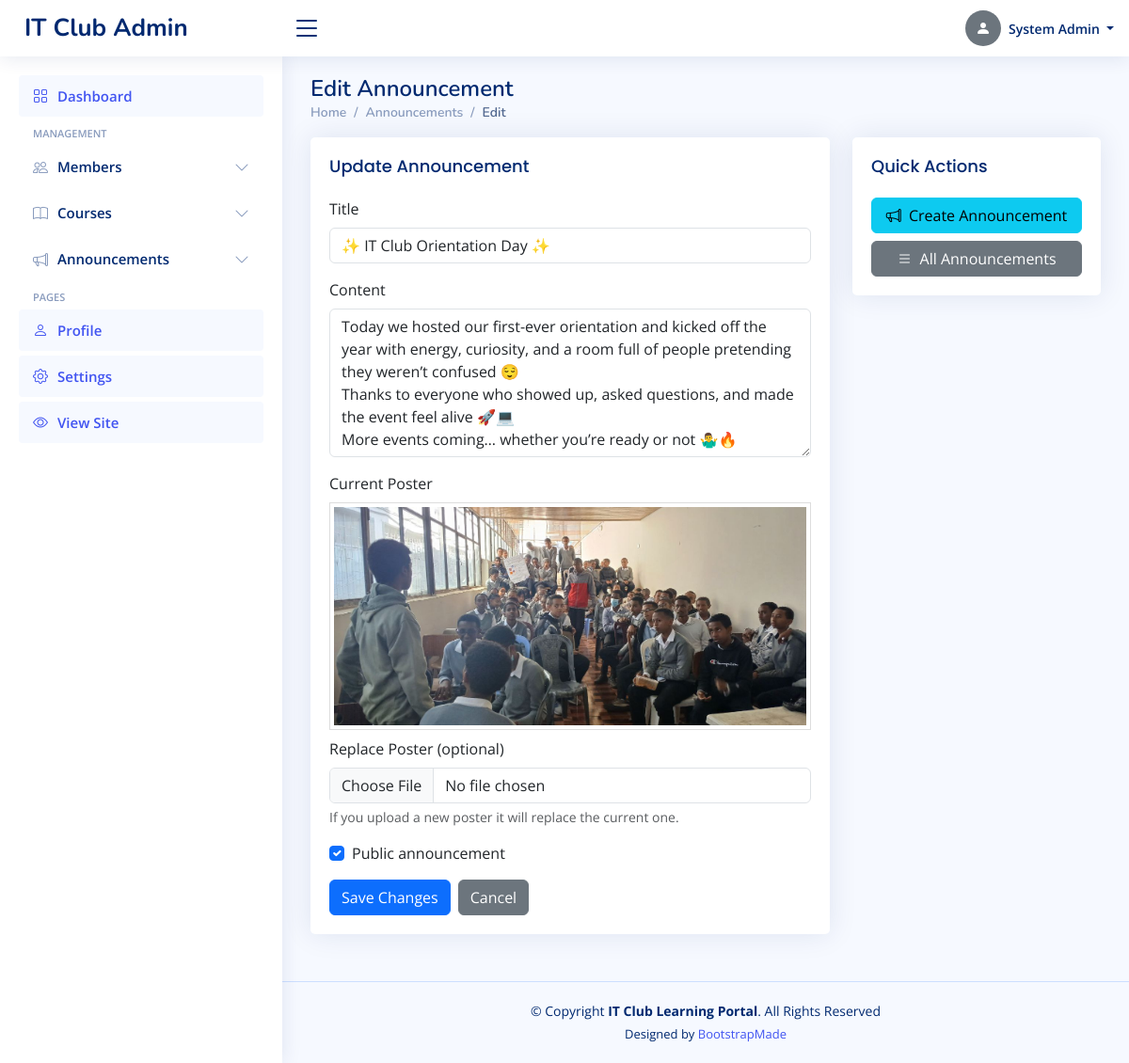
/admin/announcements/edit/1 (signed in), run on the app's committed database.
### tables this page shows
CREATE TABLE announcements (
        id INTEGER PRIMARY KEY AUTOINCREMENT,
        title TEXT NOT NULL,
        content TEXT NOT NULL,
        author_id INTEGER,
        is_public INTEGER DEFAULT 1,
        created_at TIMESTAMP DEFAULT CURRENT_TIMESTAMP, poster TEXT,
        FOREIGN KEY (author_id) REFERENCES admins (id)
    );

### app.py (the view, shortened to what this page needs)
@app.route('/admin/announcements/edit/<int:announcement_id>', methods=['GET', 'POST'])
@admin_required
def edit_announcement(announcement_id):
    db = get_db()
    announcement = db.execute('SELECT * FROM announcements WHERE id = ?', (announcement_id,)).fetchone()
    if not announcement:
        flash('Announcement not found.', 'error')
        return redirect(url_for('admin_announcements'))
    return render_template('admin/edit_announcement.html', announcement=announcement)

### app.py (called while the page is built)
def get_db():
    if 'db' not in g:
        g.db = sqlite3.connect(app.config['DATABASE'])
        g.db.row_factory = sqlite3.Row
    return g.db

def admin_required(f):
    @functools.wraps(f)
    def decorated(*args, **kwargs):
        if 'admin_id' not in session:
            flash('Admin login required.', 'error')
            return redirect(url_for('admin_login'))
        return f(*args, **kwargs)
    return decorated

### templates/admin/edit_announcement.html (shortened to what this page needs)
<!DOCTYPE html>
<html lang="en">
<head>
  <link href="{{ url_for('static', filename='vendor/bootstrap/css/bootstrap.min.css') }}" rel="stylesheet">
  <link href="{{ url_for('static', filename='vendor/bootstrap-icons/bootstrap-icons.css') }}" rel="stylesheet">
  <link href="{{ url_for('static', filename='vendor/boxicons/css/boxicons.min.css') }}" rel="stylesheet">
  <link href="{{ url_for('static', filename='vendor/quill/quill.snow.css') }}" rel="stylesheet">
  <link href="{{ url_for('static', filename='vendor/quill/quill.bubble.css') }}" rel="stylesheet">
  <link href="{{ url_for('static', filename='vendor/remixicon/remixicon.css') }}" rel="stylesheet">
  <link href="{{ url_for('static', filename='vendor/simple-datatables/style.css') }}" rel="stylesheet">
  <link href="{{ url_for('static', filename='css/style.css') }}" rel="stylesheet">
</head>
<body>
  <header id="header" class="header fixed-top d-flex align-items-center">
    <div class="d-flex align-items-center justify-content-between">
      <a href="{{ url_for('admin_dashboard') }}" class="logo d-flex align-items-center">
        <span class="d-none d-lg-block">IT Club Admin</span>
      </a>
      <i class="bi bi-list toggle-sidebar-btn"></i>
    </div>
    <nav class="header-nav ms-auto">
      <ul class="d-flex align-items-center">
        <li class="nav-item dropdown pe-3">
          <a class="nav-link nav-profile d-flex align-items-center pe-0" href="#" data-bs-toggle="dropdown">
            {% set _avatar_src = None %}
            {% if admin and admin.profile_picture %}
              {% if admin.profile_picture.startswith('http') or admin.profile_picture.startswith('/') %}
                {% set _avatar_src = admin.profile_picture %}
              {% else %}
                {% set _avatar_src = url_for('static', filename=admin.profile_picture) %}
              {% endif %}
            {% endif %}
            {% if _avatar_src %}
              <img src="{{ _avatar_src }}" alt="Profile" class="rounded-circle">
            {% else %}
              <div class="rounded-circle bg-secondary d-flex align-items-center justify-content-center" style="width:38px;height:38px;">
                <i class="bi bi-person-fill text-white"></i>
              </div>
            {% endif %}
            <span class="d-none d-md-block dropdown-toggle ps-2">
              {{ session.get('admin_name', 'Admin') }}
            </span>
          </a>
        </li>
      </ul>
    </nav>
  </header>
  <aside id="sidebar" class="sidebar">
    <ul class="sidebar-nav" id="sidebar-nav">
      <li class="nav-item">
        <a class="nav-link active" href="{{ url_for('admin_dashboard') }}">
          <i class="bi bi-grid"></i>
          <span>Dashboard</span>
        </a>
      </li>
      <li class="nav-heading">Management</li>
      <li class="nav-item">
        <a class="nav-link collapsed" data-bs-target="#members-nav" data-bs-toggle="collapse" href="#">
          <i class="bi bi-people"></i><span>Members</span><i class="bi bi-chevron-down ms-auto"></i>
        </a>
      </li>
      <li class="nav-item">
        <a class="nav-link collapsed" data-bs-target="#courses-nav" data-bs-toggle="collapse" href="#">
          <i class="bi bi-book"></i><span>Courses</span><i class="bi bi-chevron-down ms-auto"></i>
        </a>
      </li>
      <li class="nav-item">
        <a class="nav-link collapsed" data-bs-target="#announcements-nav" data-bs-toggle="collapse" href="#">
          <i class="bi bi-megaphone"></i><span>Announcements</span><i class="bi bi-chevron-down ms-auto"></i>
        </a>
      </li>
      <li class="nav-heading">Pages</li>
      <li class="nav-item">
        <a class="nav-link" href="{{ url_for('admin_profile') }}">
          <i class="bi bi-person"></i>
          <span>Profile</span>
        </a>
      </li>
      <li class="nav-item">
        <a class="nav-link" href="{{ url_for('admin_settings') }}">
          <i class="bi bi-gear"></i>
          <span>Settings</span>
        </a>
      </li>
      <li class="nav-item">
        <a class="nav-link" href="{{ url_for('index') }}" target="_blank">
          <i class="bi bi-eye"></i>
          <span>View Site</span>
        </a>
      </li>
    </ul>
  </aside>
  <main id="main" class="main">
    <div class="pagetitle">
      <h1>Edit Announcement</h1>
      <nav>
        <ol class="breadcrumb">
          <li class="breadcrumb-item"><a href="{{ url_for('admin_dashboard') }}">Home</a></li>
          <li class="breadcrumb-item"><a href="{{ url_for('admin_announcements') }}">Announcements</a></li>
          <li class="breadcrumb-item active">Edit</li>
        </ol>
      </nav>
    </div>
    <section class="section dashboard">
      <div class="row">
        <div class="col-lg-8">
          <div class="card">
            <div class="card-body">
              <h5 class="card-title">Update Announcement</h5>
              <form action="{{ url_for('edit_announcement', announcement_id=announcement['id']) }}" method="post" enctype="multipart/form-data">
                <div class="mb-3">
                  <label for="title" class="form-label">Title</label>
                  <input type="text" class="form-control" id="title" name="title" value="{{ announcement['title'] }}" required>
                </div>
                <div class="mb-3">
                  <label for="content" class="form-label">Content</label>
                  <textarea class="form-control" id="content" name="content" rows="6" required>{{ announcement['content'] }}</textarea>
                </div>
                <div class="mb-3">
                  <label class="form-label">Current Poster</label>
                  {% if announcement['poster'] %}
                    <div class="mb-2">
                      <img src="{{ announcement['poster'] }}" alt="poster" style="max-width:100%; height:auto; display:block; border:1px solid #ddd; padding:4px;">
                    </div>
                  {% else %}
                    <div class="mb-2 text-muted">No poster uploaded.</div>
                  {% endif %}
                  <label for="poster" class="form-label">Replace Poster (optional)</label>
                  <input class="form-control" type="file" id="poster" name="poster" accept="image/*">
                  <div class="form-text">If you upload a new poster it will replace the current one.</div>
                </div>
                <div class="form-check mb-3">
                  <input class="form-check-input" type="checkbox" id="is_public" name="is_public" value="1" {% if announcement['is_public'] == 1 %}checked{% endif %}>
                  <label class="form-check-label" for="is_public">
                    Public announcement
                  </label>
                </div>
                <div class="d-flex gap-2">
                  <button type="submit" class="btn btn-primary">Save Changes</button>
                  <a href="{{ url_for('admin_announcements') }}" class="btn btn-secondary">Cancel</a>
                </div>
              </form>
            </div>
          </div>
        </div>
        <div class="col-lg-4">
          <div class="card">
            <div class="card-body">
              <h5 class="card-title">Quick Actions</h5>
              <div class="d-grid gap-2">
                <a href="{{ url_for('add_announcement') }}" class="btn btn-info">
                  <i class="bi bi-megaphone me-1"></i> Create Announcement
                </a>
                <a href="{{ url_for('admin_announcements') }}" class="btn btn-secondary">
                  <i class="bi bi-list me-1"></i> All Announcements
                </a>
              </div>
            </div>
          </div>
        </div>
      </div>
    </section>
  </main>
  <footer id="footer" class="footer">
    <div class="copyright">
      &copy; Copyright <strong><span>IT Club Learning Portal</span></strong>. All Rights Reserved
    </div>
    <div class="credits">
      Designed by <a href="https://bootstrapmade.com/">BootstrapMade</a>
    </div>
  </footer>
</body>
</html>

### static/css/style.css (style rules this page uses)
:root { scroll-behavior: smooth; }
body { font-family: "Open Sans", sans-serif; background: #f6f9ff; color: #444444; }
a { color: #4154f1; text-decoration: none; }
h1, h2, h3, h4, h5, h6 { font-family: "Nunito", sans-serif; }
#main { margin-top: 60px; padding: 20px 30px; transition: all 0.3s; }
.pagetitle { margin-bottom: 10px; }
.pagetitle h1 { font-size: 24px; margin-bottom: 0; font-weight: 600; color: #012970; }
.card { margin-bottom: 30px; border: none; border-radius: 5px; box-shadow: 0px 0 30px rgba(1, 41, 112, 0.1); }
.card-title { padding: 20px 0 15px 0; font-size: 18px; font-weight: 500; color: #012970; font-family: "Poppins", sans-serif; }
.card-body { padding: 0 20px 20px 20px; }
.breadcrumb { font-size: 14px; font-family: "Nunito", sans-serif; color: #899bbd; font-weight: 600; }
.breadcrumb a { color: #899bbd; transition: 0.3s; }
.breadcrumb .breadcrumb-item::before { color: #899bbd; }
.breadcrumb .active { color: #51678f; font-weight: 600; }
.logo { line-height: 1; }
@media (min-width: 1200px) { .logo { width: 280px; } }
.logo span { font-size: 26px; font-weight: 700; color: #012970; font-family: "Nunito", sans-serif; }
.header { transition: all 0.5s; z-index: 997; height: 60px; box-shadow: 0px 2px 20px rgba(1, 41, 112, 0.1); background-color: #fff; padding-left: 20px; }
.header .toggle-sidebar-btn { font-size: 32px; padding-left: 10px; cursor: pointer; color: #012970; }
.header-nav ul { list-style: none; }
.header-nav>ul { margin: 0; padding: 0; }
.header-nav .nav-profile { color: #012970; }
.header-nav .nav-profile span { font-size: 14px; font-weight: 600; }
.sidebar { position: fixed; top: 60px; left: 0; bottom: 0; width: 300px; z-index: 996; transition: all 0.3s; padding: 20px; overflow-y: auto; scrollbar-width: thin; scrollbar-color: #aab7cf transparent; box-shadow: 0px 0px 20px rgba(1, 41, 112, 0.1); background-color: #fff; }
@media (min-width: 1200px) { #main, #footer { margin-left: 300px; } }
.sidebar-nav { padding: 0; margin: 0; list-style: none; }
.sidebar-nav li { padding: 0; margin: 0; list-style: none; }
.sidebar-nav .nav-item { margin-bottom: 5px; }
.sidebar-nav .nav-heading { font-size: 11px; text-transform: uppercase; color: #899bbd; font-weight: 600; margin: 10px 0 5px 15px; }
.sidebar-nav .nav-link { display: flex; align-items: center; font-size: 15px; font-weight: 600; color: #4154f1; transition: 0.3; background: #f6f9ff; padding: 10px 15px; border-radius: 4px; }
.sidebar-nav .nav-link i { font-size: 16px; margin-right: 10px; color: #4154f1; }
.sidebar-nav .nav-link.collapsed { color: #012970; background: #fff; }
.sidebar-nav .nav-link.collapsed i { color: #899bbd; }
.sidebar-nav .nav-link .bi-chevron-down { margin-right: 0; transition: transform 0.2s ease-in-out; }
.footer { padding: 20px 0; font-size: 14px; transition: all 0.3s; border-top: 1px solid #cddfff; }
.footer .copyright { text-align: center; color: #012970; }
.footer .credits { padding-top: 5px; text-align: center; font-size: 13px; color: #012970; }

### data on the page
announcements: title "✨ IT Club Orientation Day ✨", content "Today we hosted our first-ever orientation and kicked off the year with energy, curiosity, and a room full of people pretending they weren’t confused 😌 Thanks to everyone who showed up, asked questions, and made the event feel alive 🚀💻 More events coming… whether you’re ready or not 🤷‍♂️🔥", poster (picture), is_public "☑"

### other printed values
{{ session.get('admin_name', 'Admin') }} "System Admin"
